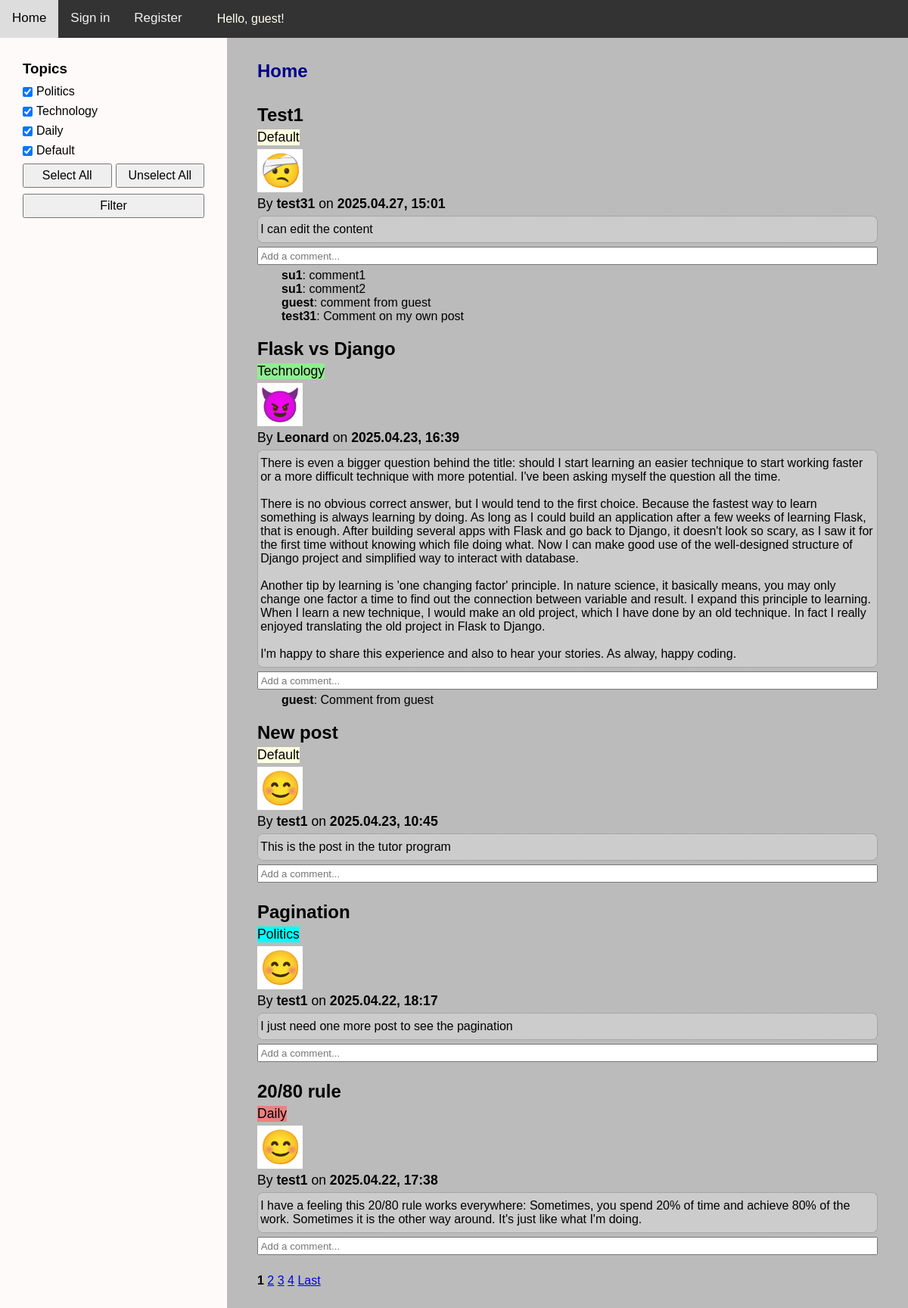
The page / on the database its author committed.
### app/models.py (models this page shows, shortened)
class Post(models.Model):
    TOPICS = [
        ("Politics", "Politics"),
        ("Technology", "Technology"),
        ("Daily", "Daily"),
        ("Default", "Default"),
    ]
    title = models.CharField(max_length=40)
    author = models.ForeignKey(User, on_delete=models.CASCADE)
    topic = models.CharField(max_length=20, choices=TOPICS, default="Default")
    content = models.TextField()
    date_posted = models.DateTimeField(default=timezone.now)

class Profile(models.Model):
    user = models.OneToOneField(User, on_delete=models.CASCADE)
    image = models.ImageField(default="default.png", upload_to="profile_img")

class Comment(models.Model):
    post = models.ForeignKey(Post, on_delete=models.CASCADE)
    author = models.ForeignKey(
        User, on_delete=models.SET(get_guest_user), default=get_guest_user
    )
    content = models.TextField()
    date_posted = models.DateTimeField(default=timezone.now)

### app/views.py (the view)
# urls.py: path("", views.home, name="home"),
def home(request):
    return post_list_view(request)

### app/views.py (called while the page is built)
def post_list_view(request, filter_by_author=False):
    selected_topics = request.GET.getlist("topics")
    if not selected_topics:
        selected_topics = TOPICS
        posts = Post.objects.all()
    else:
        posts = Post.objects.filter(topic__in=selected_topics)
    if filter_by_author and request.user.is_authenticated:
        posts = posts.filter(author=request.user)
    posts = posts.order_by("-date_posted")
    comments = Comment.objects.all()
    paginator = Paginator(posts, 5)
    page_number = request.GET.get("page")
    page_obj = paginator.get_page(page_number)
    context = {
        "topics": TOPICS,
        "selected_topics": selected_topics,
        "page_obj": page_obj,
        "filter_by_author": filter_by_author,
        "comments": comments,
    }
    return render(request, "app/home.html", context)

### app/templates/app/home.html (shortened to what this page needs)
{% extends "app/template.html" %}
{% block content %}
{% if filter_by_author %}
<h2>My posts</h2>
{% else %}
<h2>Home</h2>
{% endif %}
{% for post in page_obj %}
<div class="ctn-post {{ post.topic }}">
    <h3 class="post-title">{{ post.title }}</h3>
    <p class="post-topic">{{ post.topic }}</p>
    <img class="profile-img" src="{{ post.author.profile.image.url }}" alt="Profile image">
    <p class="author">
        By <strong>{{ post.author }}</strong> on <strong>{{ post.date_posted|date:"Y.m.d, H:i" }}</strong>
    </p>
    <p class="content">{{ post.content|linebreaksbr }}</p>
    <form method="POST" action="{% url 'add-comment' pk=post.id %}">
        <input type="text" name="comment" maxlength="300" class="comment-input" placeholder="Add a comment..." required>
    </form>
    <div class="comments">
        {% for comment in post.comment_set.all %}
        <p><strong>{{ comment.author }}</strong>: {{ comment.content }}</p>
        {% endfor %}
    </div>
</div>
{% endfor %}
<div class="pagination">
    {% for num in page_obj.paginator.page_range %}
    {% if num >= page_obj.number|add:"-3" and page_obj.number|add:"3" >= num %}
    {% if num == page_obj.number %}
    <strong>{{ num }}</strong>
    {% else %}
    <a href="?page={{ num }}">{{ num }}</a>
    {% endif %}
    {% endif %}
    {% endfor %}
    {% if page_obj.has_next %}
    <a href="?page={{ page_obj.paginator.num_pages }}">Last</a>
    {% endif %}
</div>
{% endblock content %}

### app/templates/app/template.html (shortened to what this page needs)
{% load static %}
<!DOCTYPE html>
<html>
<head>
    <link rel="stylesheet" type="text/css" href="{% static 'app/styles.css' %}">
</head>
<body>
    <nav class="topnav">
        <a class="active" href="{% url 'home' %}">Home</a>
        {% if user.is_authenticated %}
        <a href="{% url 'post-create' %}">New post</a>
        <a href="{% url 'my-post' %}">My posts</a>
        <a href="{% url 'profile' %}">My Profile</a>
        <a href="{% url 'signout' %}">Sign out</a>
        <p>Welcome, {{ user.username }}!</p>
        {% else %}
        <a href="{% url 'signin' %}">Sign in</a>
        <a href="{% url 'register' %}">Register</a>
        <p>Hello, guest!</p>
        {% endif %}
    </nav>
    <div class="ctn-l">
        <h3>Topics</h3>
        <form method="get" id="topics-form">
            {% for topic in topics %}
            <label class="topic-label">
                <input {% if topic in selected_topics %}checked{% endif %} type="checkbox" name="topics"
                    value="{{ topic }}">
                {{ topic }}
            </label>
            {% endfor %}
            {% if topics %}
            <div class="ctn-btn">
                <button type="button" onclick="selectAll()">Select All</button>
                <button type="button" onclick="unselectAll()">Unselect All</button>
            </div>
            <button type="submit">Filter</button>
            {% endif %}
        </form>
    </div>
    <div class="ctn-r">
        {% block content %}{% endblock %}
    </div>
</body>
</html>

### app/static/app/styles.css (style rules this page uses)
* { margin: 0; padding: 0; box-sizing: border-box; font-family: Arial, Helvetica, sans-serif; }
body { display: grid; grid-template-areas: "topnav topnav" "left right"; grid-template-rows: 50px 1fr; grid-template-columns: 300px 1fr; height: 100vh; }
button { font-size: 1em; padding: 5px 10px; }
.ctn-btn { display: grid; gap: 5px; grid-template-columns: repeat(auto-fit, minmax(0, 1fr)); }
h2 { margin-bottom: 30px; color: darkblue }
.ctn-r { grid-area: right; overflow-y: auto; min-height: 0; background-color: #bbb; padding: 30px 40px; }

### app/static/app/nav.css (style rules this page uses)
.topnav { grid-area: topnav; display: flex; overflow: hidden; background-color: #333; color: white; width: 100%; }
.topnav a { float: left; color: #f2f2f2; text-align: center; padding: 14px 16px; text-decoration: none; font-size: 17px; }
.topnav p { color: ivory; margin: auto 30px; }

### app/static/app/ctn-l.css (style rules this page uses)
.ctn-l { grid-area: left; background-color: snow; padding: 30px; }
#topics-form { display: flex; flex-direction: column; gap: 8px; margin-top: 10px; }
.topic-label { display: flex; align-items: center; gap: 5px; }

### app/static/app/posts.css (style rules this page uses)
.ctn-post { margin-bottom: 20px; display: flex; flex-direction: column; gap: 5px; }
.post-title { font-size: 1.5em; }
.post-topic, .author { width: fit-content; font-size: 1.1em; }
.profile-img { max-width: 60px; max-height: 60px; width: auto; height: auto; display: block; }
.Politics>p.post-topic { background-color: aqua; }
.Default>p.post-topic { background-color: lightyellow; }
.Daily>p.post-topic { background-color: lightcoral; }
.Technology>p.post-topic { background-color: lightgreen; }
.content { border: 1px dotted gray; background-color: #ccc; padding: 0.5em 0.2em; border-radius: 0.5em; }
.comment-input { width: 100%; padding: 0.2em; }
.comments { padding-left: 2em; }

### rows shown on the page
Post: title "Test1", topic "Default", author.profile.image (picture), author "test31", date_posted "2025.04.27, 15:01", content "I can edit the content"
Comment: author "su1", content "comment1"
Comment: author "su1", content "comment2"
Comment: author "guest", content "comment from guest"
Comment: author "test31", content "Comment on my own post"
Post: title "Flask vs Django", topic "Technology", author.profile.image (picture), author "Leonard", date_posted "2025.04.23, 16:39", content "There is even a bigger question behind the title: should I start learning an easier technique to start working faster or a more difficult technique with more potential. I've been asking myself the question all the time. There is no obvious correct answer, but I would tend to the first choice. Because the fastest way to learn something is always learning by doing. As long as I could build an application after a few weeks of learning Flask, that is enough. After building several apps with Flask and go back to Django, it doesn't look so scary, as I saw it for the first time without knowing which file doing what. Now I can make good use of the well-designed structure of Django project and…"
Comment: author "guest", content "Comment from guest"
Post: title "New post", topic "Default", author.profile.image (picture), author "test1", date_posted "2025.04.23, 10:45", content "This is the post in the tutor program"
Post: title "Pagination", topic "Politics", author.profile.image (picture), author "test1", date_posted "2025.04.22, 18:17", content "I just need one more post to see the pagination"
Post: title "20/80 rule", topic "Daily", author.profile.image (picture), author "test1", date_posted "2025.04.22, 17:38", content "I have a feeling this 20/80 rule works everywhere: Sometimes, you spend 20% of time and achieve 80% of the work. Sometimes it is the other way around. It's just like what I'm doing."

### other values the page prints
{{ topic }} "Politics" "Technology" "Daily" "Default"
{{ num }} "1"
{{ num }} "2" "3" "4"
